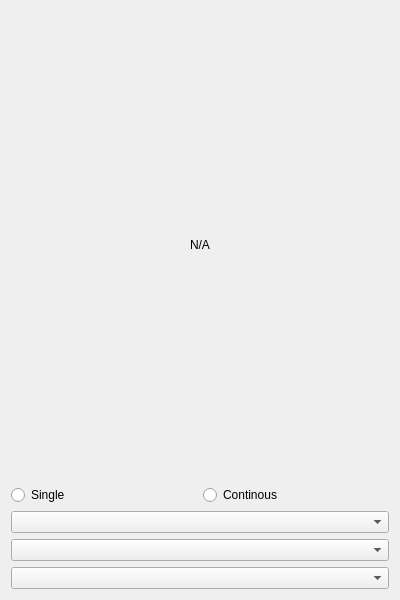
<?xml version="1.0" encoding="UTF-8"?>
<ui version="4.0">
 <class>MainWidgetScreen</class>
 <widget class="QWidget" name="MainWidgetScreen">
  <property name="geometry">
   <rect>
    <x>0</x>
    <y>0</y>
    <width>400</width>
    <height>600</height>
   </rect>
  </property>
  <property name="windowTitle">
   <string>Form</string>
  </property>
  <layout class="QVBoxLayout" name="verticalLayout">
   <item>
    <widget class="QWidget" name="widget" native="true">
     <layout class="QHBoxLayout" name="horizontalLayout_2">
      <item>
       <widget class="QLabel" name="label">
        <property name="enabled">
         <bool>true</bool>
        </property>
        <property name="baseSize">
         <size>
          <width>100</width>
          <height>100</height>
         </size>
        </property>
        <property name="text">
         <string>N/A</string>
        </property>
        <property name="alignment">
         <set>Qt::AlignCenter</set>
        </property>
       </widget>
      </item>
     </layout>
    </widget>
   </item>
   <item>
    <layout class="QHBoxLayout" name="horizontalLayout">
     <item>
      <widget class="QRadioButton" name="radioButton">
       <property name="text">
        <string>Single</string>
       </property>
      </widget>
     </item>
     <item>
      <widget class="QRadioButton" name="radioButton_2">
       <property name="text">
        <string>Continous</string>
       </property>
      </widget>
     </item>
    </layout>
   </item>
   <item>
    <widget class="QComboBox" name="baudRateComboBox"/>
   </item>
   <item>
    <widget class="QComboBox" name="portComboBox"/>
   </item>
   <item>
    <widget class="QComboBox" name="sampleRateComboBox"/>
   </item>
  </layout>
 </widget>
 <resources/>
 <connections/>
</ui>
